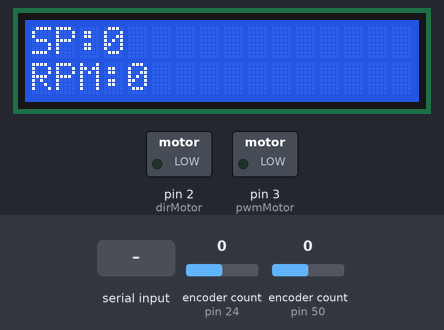
The sketch below on a simulated Arduino Mega 2560, built with avr-gcc and run on an emulated ATmega2560. Parts: 16×2 character LCD, switched loads named in the sketch (green lamp = pin HIGH). The test bench sets the inputs (shaded band); at power-on: encoder count (sensors on pin 24, pin 50) 0. What the sketch prints to the serial monitor is not drawn.

Above: at 2.7 s.
2.8 s: encoder count (sensor on pin 24) set to 4
At 4.0 s:
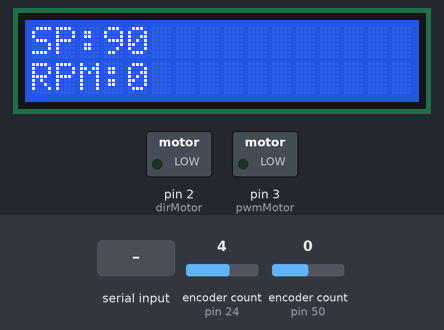
4.3 s: "ON\n" received over Serial
At 5.2 s:
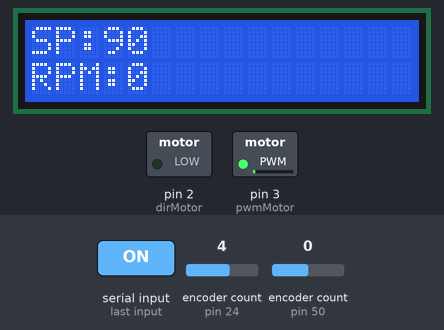
5.8 s: encoder count (sensor on pin 50) set to 4
At 7.0 s:
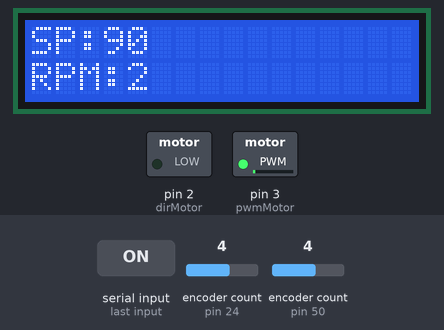
8.8 s: encoder count (sensor on pin 24) set to 8
At 9.8 s:
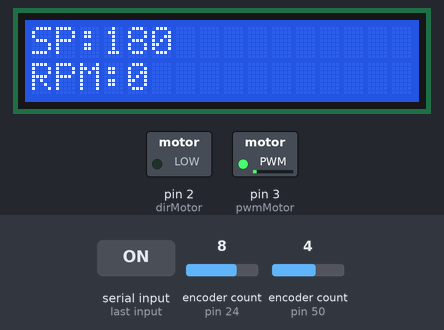
10.3 s: encoder count (sensor on pin 50) set to 8
At 11.3 s:
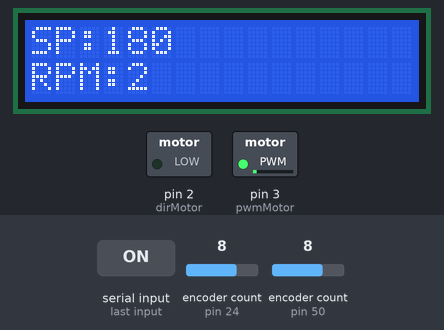
13.0 s: "OFF\n" received over Serial
At 14.3 s:
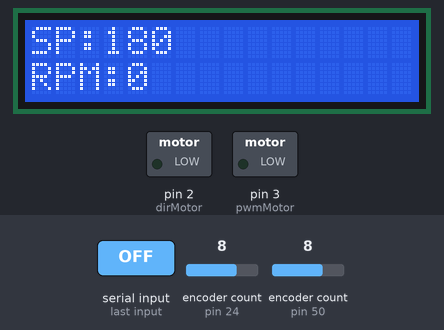
Timing chart, 0 to 15.5 s (numbered marks = the images above; inputs shaded):
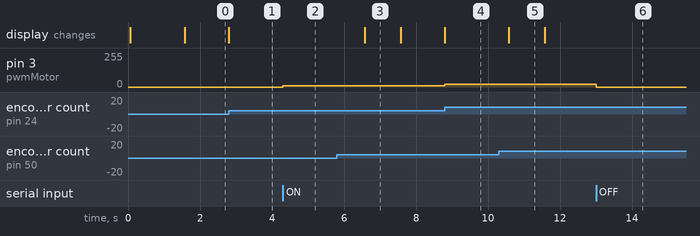

The sketch:

Control_Motor.ino
```cpp
#include <LiquidCrystal.h>
#include <Encoder.h>
#define ENCODER_OPTIMIZE_INTERRUPTS

// ======================== Encoder & LCD ========================
Encoder encMotor(50, 52);       // Encoder Motor
Encoder encModule(24, 25);      // Potensio Encoder
LiquidCrystal lcd(8, 9, 4, 5, 6, 7);

// ======================== Pin Motor ============================
const int dirMotor = 2;
const int pwmMotor = 3;
const int PULSE_PER_REV = 400;

// ======================== Variabel =============================
unsigned long lastTime = 0;
unsigned long lastSend = 0;

long oldPosition = 0;
float rpm = 0;

int pwmValue = 0;
long potValue = 0;
int setpointRPM = 0;

bool motorOn = false;
String statusText = "";

// Interval kirim ke PC
const unsigned long SEND_INTERVAL = 100;

void setup() {
  lcd.begin(16, 2);
  lcd.print("SISTEM MOTOR DC");
  delay(1500);
  lcd.clear();

  pinMode(dirMotor, OUTPUT);
  pinMode(pwmMotor, OUTPUT);
  digitalWrite(dirMotor, LOW);

  Serial.begin(9600);
  Serial.println("SETPOINT,RPM,STATUS,VOLT");
}

void loop() {
  unsigned long currentTime = millis();

  // ===================== INPUT SERIAL =======================
  if (Serial.available()) {
    String cmd = Serial.readStringUntil('\n');
    cmd.trim();

    if (cmd == "ON") {
      motorOn = true;
      Serial.println("STATUS: MOTOR ON");
    }
    else if (cmd == "OFF") {
      motorOn = false;
      pwmValue = 0;
      analogWrite(pwmMotor, 0);
      Serial.println("STATUS: MOTOR OFF");
    }
  }

  // ===================== BACA POT & TENTUKAN SETPOINT =======================
  long newPotValue = encModule.read();
  if (abs(newPotValue - potValue) >= 5) {
    potValue = newPotValue;
    setpointRPM = map(abs(potValue), 0, 800, 0, 4500);
    setpointRPM = constrain(setpointRPM, 0, 4500);
  }

  // ===================== SET PWM BERDASARKAN SETPOINT =======================
  if (motorOn) {
    pwmValue = map(setpointRPM, 0, 2000, 0, 255);
    analogWrite(pwmMotor, pwmValue);
  } else {
    analogWrite(pwmMotor, 0);
    pwmValue = 0;
  }

  // ===================== HITUNG RPM =======================
  if (currentTime - lastTime >= 1000) {
    long newPosition = encMotor.read();
    long pulseCount = newPosition - oldPosition;
    rpm = (abs(pulseCount) * 60.0) / PULSE_PER_REV;

    oldPosition = newPosition;
    lastTime = currentTime;
  }

  // ===================== TENTUKAN STATUS =======================
  if (!motorOn) statusText = "STOP";
  else if (rpm < setpointRPM - 100) statusText = "RAMPING";
  else if (rpm > setpointRPM + 100) statusText = "OVERSHOOT";
  else statusText = "STABLE";

  // ===================== DISPLAY LCD =======================
  lcd.setCursor(0, 0);
  lcd.print("SP:");
  lcd.print(setpointRPM);
  lcd.print("  ");

  lcd.setCursor(0, 1);
  lcd.print("RPM:");
  lcd.print((int)rpm);
  lcd.print(" ");

  // ===================== KIRIM SERIAL CSV =======================
  if (currentTime - lastSend >= SEND_INTERVAL) {
    Serial.print(setpointRPM);
  Serial.print(",");
  Serial.print((int)rpm);
  Serial.print(",");
  Serial.print(pwmValue);
  Serial.print(",");
  Serial.print("9.0");
  Serial.print(",");
  Serial.println(statusText);


    lastSend = currentTime;
  }
}
```

Measured:
- after the input at 2.8 s, the display: changes at once (image 1)
- after the input at 4.3 s, pin 3 (pwmMotor): 0/255 → 11/255 at once
- after the input at 5.8 s, the display: changes after 0.77 s (image 3)
- after the input at 8.8 s, pin 3 (pwmMotor): 11/255 → 22/255 at once; the display: changes at once (image 4)
- after the input at 10.3 s, the display: changes after 0.28 s (image 5)
- after the input at 13.0 s, pin 3 (pwmMotor): 22/255 → 0/255 at once
- what the display in image 3 shows lasts 1.0 s, from 6.6 s to 7.6 s
